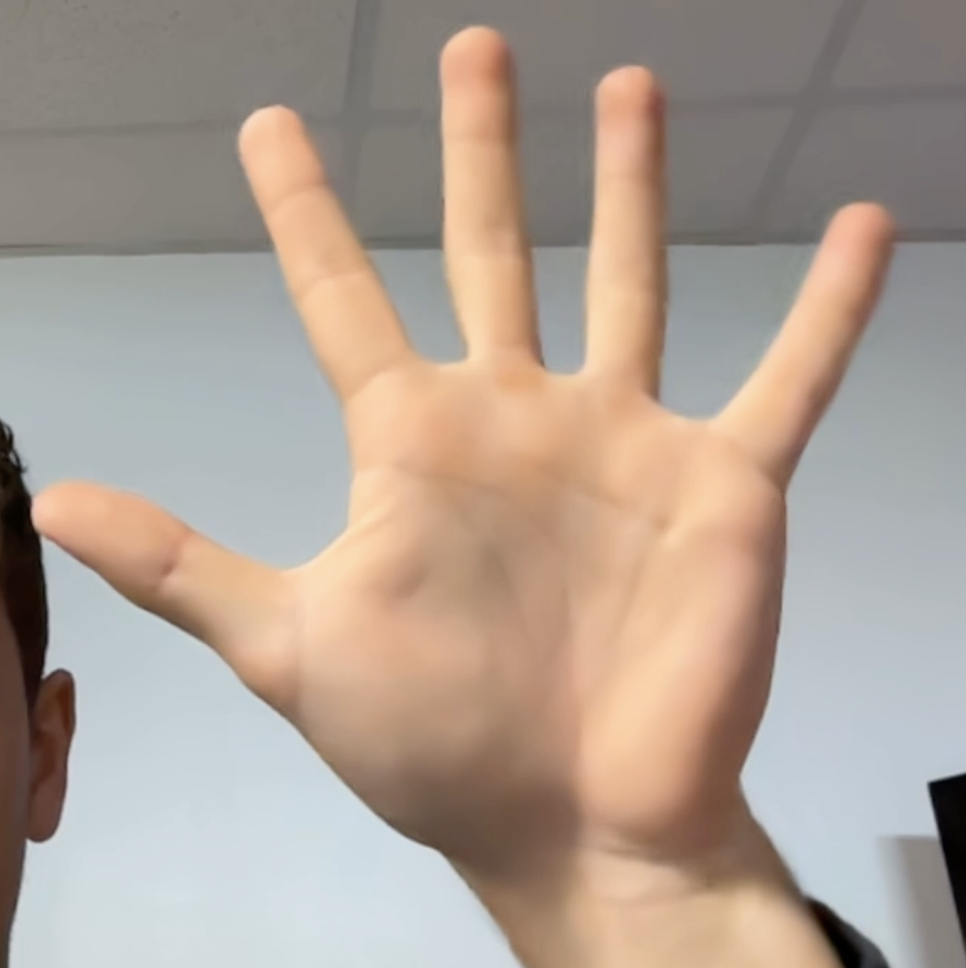
#> input picture database/hands/hand_2.png, 966 x 968 px, found by its file name
$ python reconnaissance_main_photo.py
#> lines starting #> are read from the running program, lines starting #| are printed output that depends on the picture; after the words box and inside, x2 and y2 are one past the last pixel; in counts of white or black regions, pixels touching at a corner belong together
import cv2
import math

# Load the picture
img = cv2.imread("C:\\Users\\clair\\Documents\\initiation_recherche\\database\\hands\\hand_2.png")
#> img is the input picture: shape (968, 966, 3); mean B, G, R 147.9, 159.4, 174
img = cv2.resize(img, (640, 480))
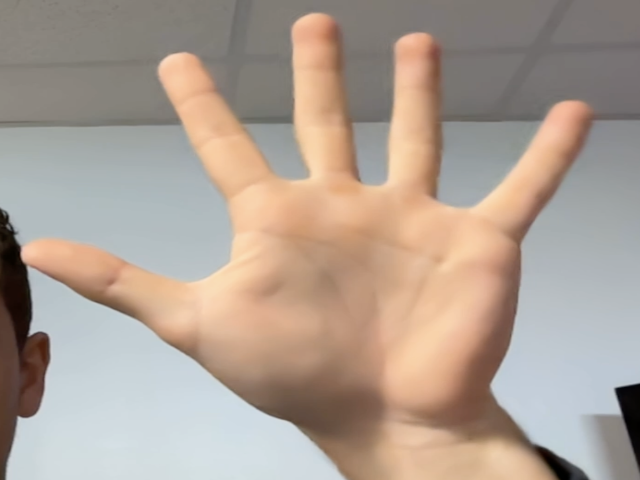
#> img: shape (480, 640, 3); mean B, G, R 147.8, 159.4, 174

gray=cv2.cvtColor(img,cv2.COLOR_BGR2GRAY)
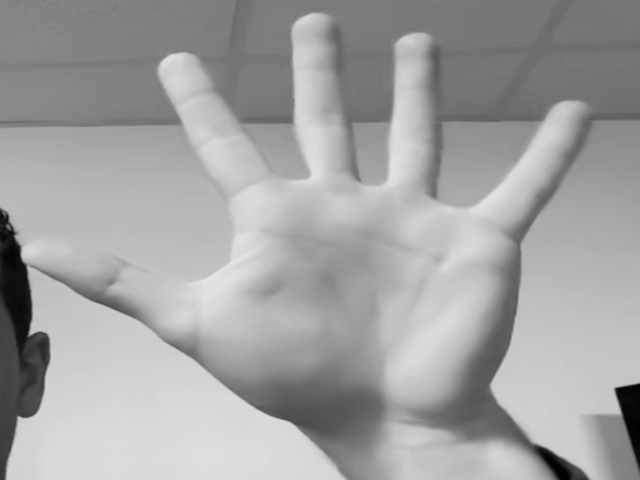
#> gray: shape (480, 640); min 0, max 230, mean 162.4

_,thresh=cv2.threshold(gray,100,255,cv2.THRESH_BINARY)
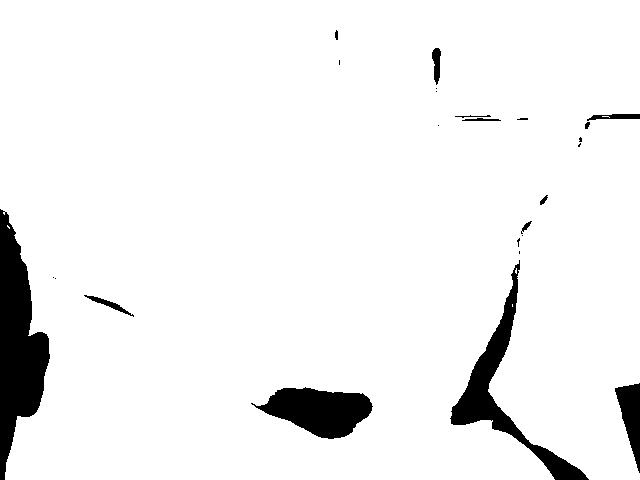
#> thresh: shape (480, 640); 94.2% white; 25 black regions (12 under 20 px)

# Contour
contours, _ = cv2.findContours(thresh, cv2.RETR_EXTERNAL, cv2.CHAIN_APPROX_SIMPLE)
#> contours = 5 contours, 4 with area under 20; largest, box (x1, y1, x2, y2) and area: (0, 0, 640, 480) 292422

# Hull and defects
for cnt in contours:
    area = cv2.contourArea(cnt)
    if area > 1000:
        hull = cv2.convexHull(cnt)
        cv2.drawContours(img, [hull], -1, (0, 255, 0), 2)  # Draw the convex contour

        hull = cv2.convexHull(cnt, returnPoints=False)
        defects = cv2.convexityDefects(cnt, hull)
        if defects is not None:
            for i in range(defects.shape[0]):
                s, e, f, d = defects[i, 0]
                start = tuple(cnt[s][0])
                end = tuple(cnt[e][0])
                far = tuple(cnt[f][0])

                a = math.sqrt((end[0] - start[0]) ** 2 + (end[1] - start[1]) ** 2)
                b = math.sqrt((far[0] - start[0]) ** 2 + (far[1] - start[1]) ** 2)
                c = math.sqrt((end[0] - far[0]) ** 2 + (end[1] - far[1]) ** 2)
                angle = math.acos((b ** 2 + c ** 2 - a ** 2) / (2 * b * c)) * 57

                if angle <= 90:
                    cv2.circle(img, far, 5, [0, 0, 255], -1)
#> this loop made 5 passes
#> area on pass 5: 292421.5
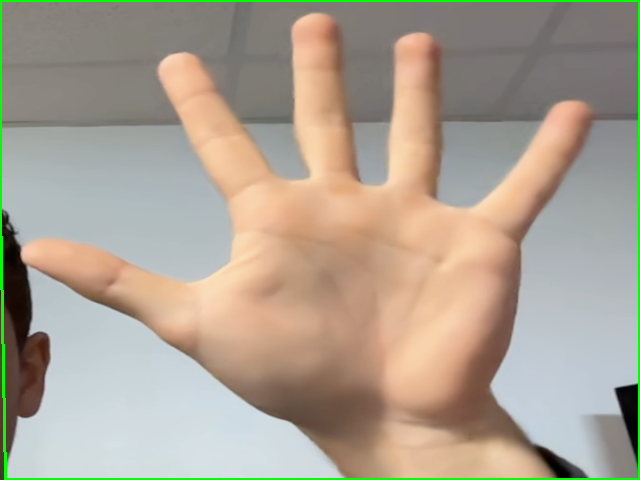
#> img: shape (480, 640, 3); 1.53% of pixels changed, all inside (x1, y1, x2, y2) = (0, 0, 640, 480)


# Display the mask
cv2.imshow("Result", img)

# Wait for the user to press a key
cv2.waitKey(0)
cv2.destroyAllWindows()


# bdd images
# pré ttt avec tests
# haar cascade explication scientifique

$ run again, with database/hands/hand_10.png copied over database/hands/hand_2.png
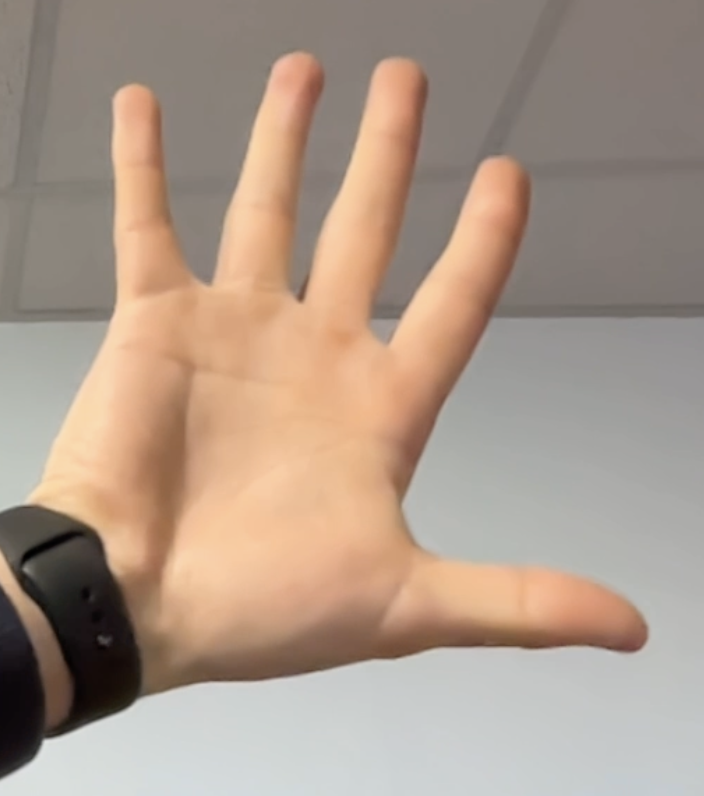
#> input picture database/hands/hand_10.png, 704 x 796 px, found by its file name
#> img is the input picture: shape (796, 704, 3); mean B, G, R 138.3, 153, 172
#> `_,thresh=cv2.threshold(gray,100,255,cv2.THRESH_BINARY)`:
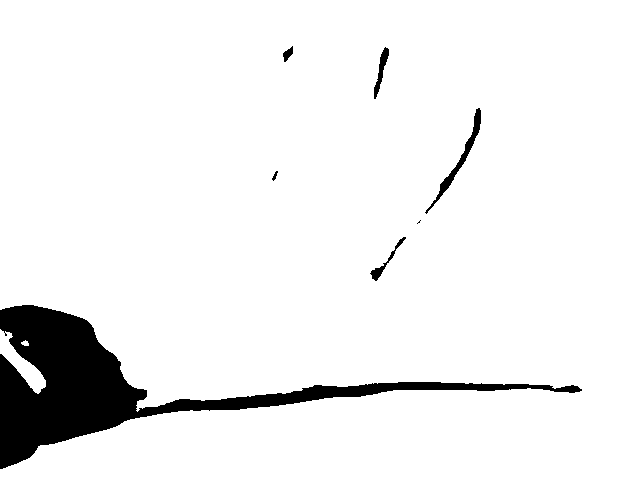
#> thresh: shape (480, 640); 93.5% white; 7 black regions (1 under 20 px)
#> contours = 3 contours; box (x1, y1, x2, y2) and area: (0, 0, 640, 480) 285737, (0, 329, 46, 394) 909, (21, 340, 29, 346) 23
#> the loop `for cnt in contours:` made 3 passes
#> (area, defects) on pass 3: (285737, [[0, 397, 225, 148992]])
#> after the loop `for cnt in contours:`:
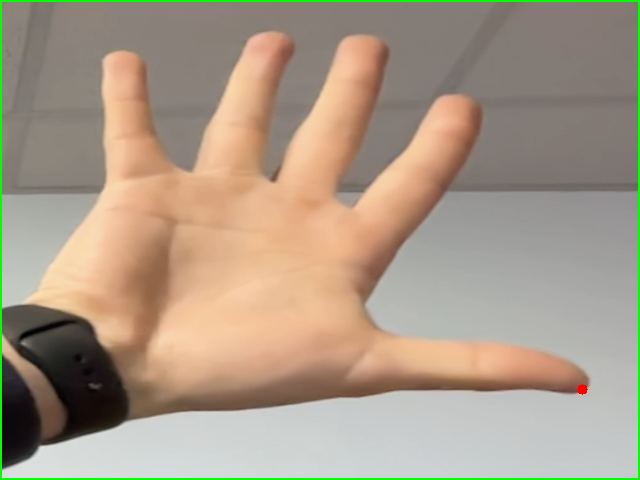
#> img: shape (480, 640, 3); mean B, G, R 136, 154.4, 169.6

$ run again, with database/hands/hand_11.png copied over database/hands/hand_2.png
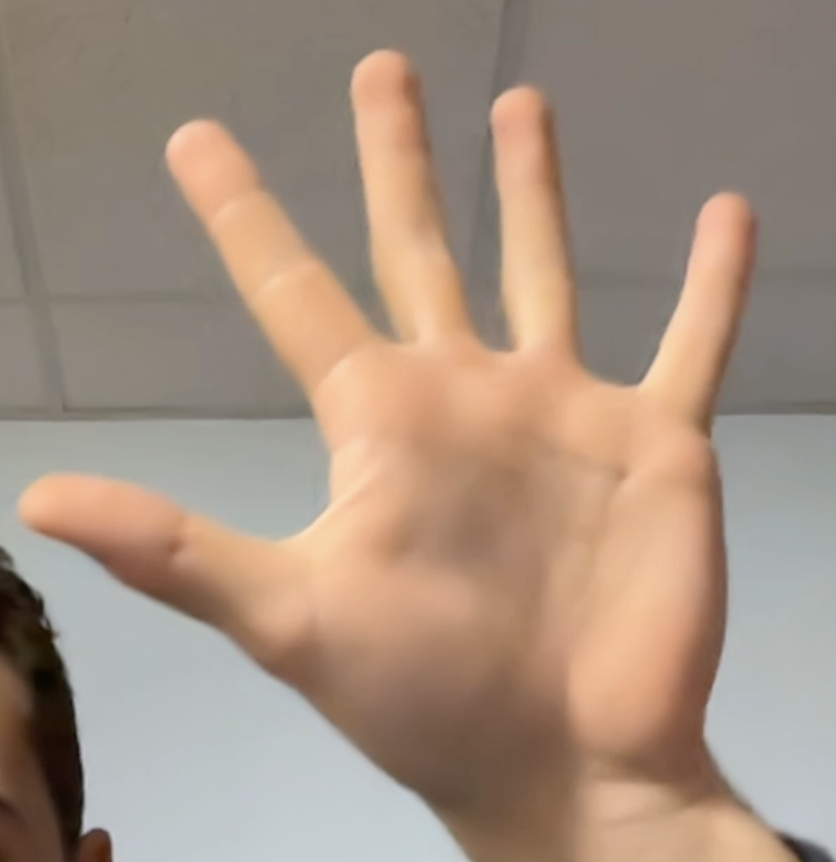
#> input picture database/hands/hand_11.png, 836 x 862 px, found by its file name
#> img is the input picture: shape (862, 836, 3); mean B, G, R 129, 145.3, 165.8
#> `_,thresh=cv2.threshold(gray,100,255,cv2.THRESH_BINARY)`:
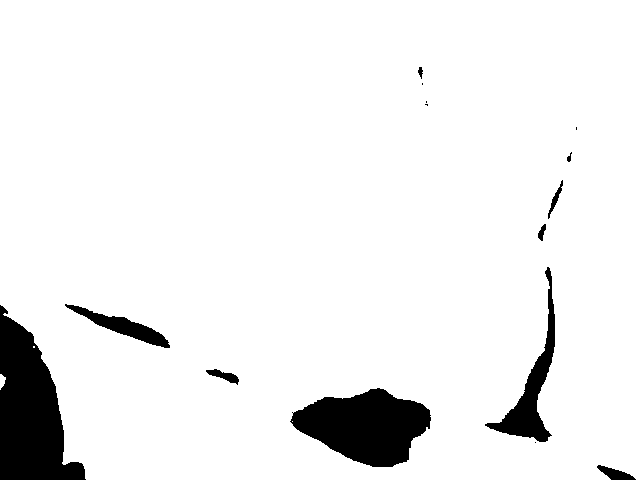
#> thresh: shape (480, 640); 93.3% white; 15 black regions (5 under 20 px)
#> contours = 3 contours, 1 with area under 20; largest, box (x1, y1, x2, y2) and area: (0, 0, 640, 480) 296978, (0, 374, 6, 390) 45
#> the loop `for cnt in contours:` made 3 passes
#> area on pass 3: 296978
#> after the loop `for cnt in contours:`:
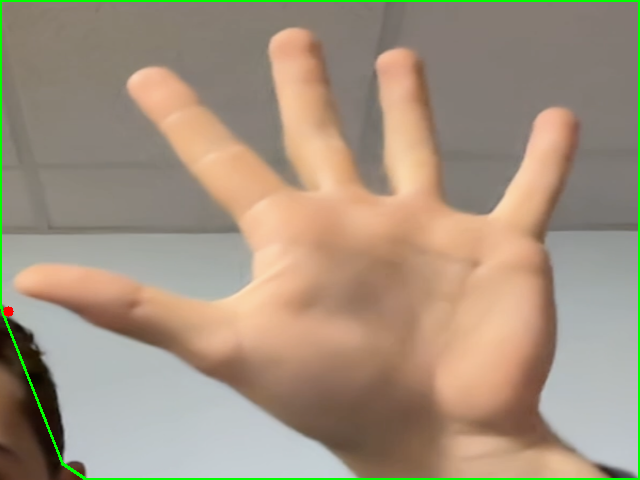
#> img: shape (480, 640, 3); mean B, G, R 127.1, 147, 163.7
